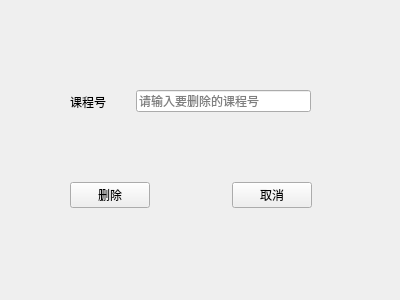
<?xml version="1.0" encoding="UTF-8"?>
<ui version="4.0">
 <class>delete_course</class>
 <widget class="QWidget" name="delete_course">
  <property name="geometry">
   <rect>
    <x>0</x>
    <y>0</y>
    <width>400</width>
    <height>300</height>
   </rect>
  </property>
  <property name="windowTitle">
   <string>Form</string>
  </property>
  <widget class="QWidget" name="">
   <property name="geometry">
    <rect>
     <x>70</x>
     <y>90</y>
     <width>241</width>
     <height>23</height>
    </rect>
   </property>
   <layout class="QHBoxLayout" name="horizontalLayout">
    <item>
     <widget class="QLabel" name="label">
      <property name="minimumSize">
       <size>
        <width>60</width>
        <height>0</height>
       </size>
      </property>
      <property name="text">
       <string>课程号</string>
      </property>
     </widget>
    </item>
    <item>
     <widget class="QLineEdit" name="lineEdit_Cno">
      <property name="placeholderText">
       <string>请输入要删除的课程号</string>
      </property>
     </widget>
    </item>
   </layout>
  </widget>
  <widget class="QWidget" name="">
   <property name="geometry">
    <rect>
     <x>70</x>
     <y>180</y>
     <width>242</width>
     <height>30</height>
    </rect>
   </property>
   <layout class="QHBoxLayout" name="horizontalLayout_2">
    <item>
     <widget class="QPushButton" name="btnDelete">
      <property name="text">
       <string>删除</string>
      </property>
     </widget>
    </item>
    <item>
     <spacer name="horizontalSpacer">
      <property name="orientation">
       <enum>Qt::Horizontal</enum>
      </property>
      <property name="sizeHint" stdset="0">
       <size>
        <width>40</width>
        <height>20</height>
       </size>
      </property>
     </spacer>
    </item>
    <item>
     <widget class="QPushButton" name="btnCancel">
      <property name="text">
       <string>取消</string>
      </property>
     </widget>
    </item>
   </layout>
  </widget>
 </widget>
 <resources/>
 <connections/>
</ui>
